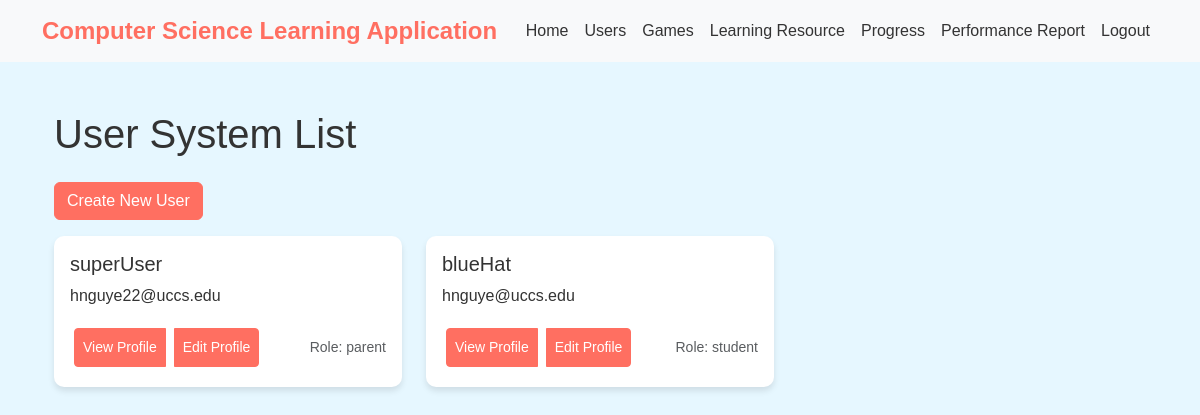
Before: /users/ (signed in) with the older database file.
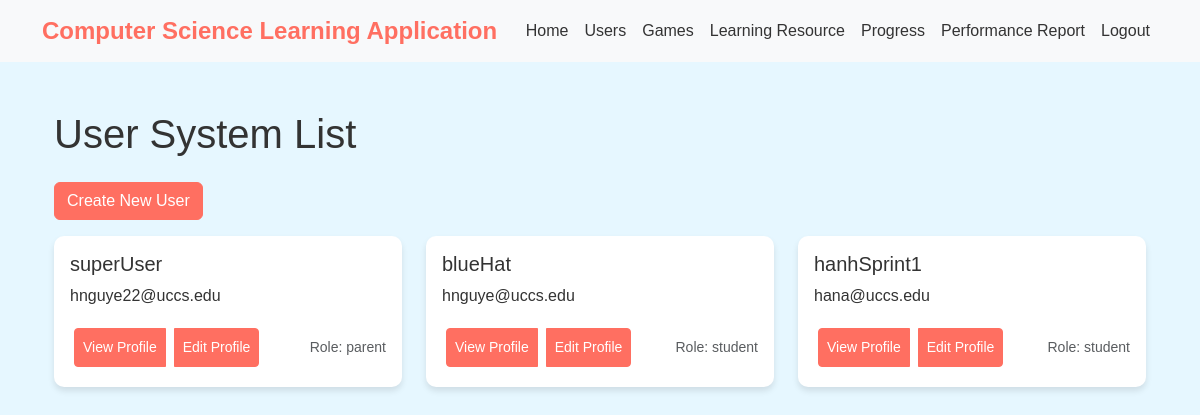
After: the same page with the newer database file.
### computer_science_learning_app/models.py (models this page shows, shortened)
class Usersys(AbstractBaseUser):
    UserID = models.AutoField(primary_key=True)
    Username = models.CharField(max_length=100, unique=True)
    Email = models.EmailField(unique=True)
    Role_choices = [
        ("student", "Student"),
        ("parent", "Parent"),
        ("teacher", "Teacher"),
    ]
    Role = models.CharField(max_length=20, choices=Role_choices, default='student')
    is_staff = models.BooleanField(default=False)
    objects = UsersysManager()
    USERNAME_FIELD = 'Username'
    REQUIRED_FIELDS = ['username']

### computer_science_learning_app/views.py (the view)
# urls.py: path('users/', UsersysListView.as_view(), name='usersys_list'),
class UsersysListView(LoginRequiredMixin, ListView):
    template_name = "usersys_list.html"
    queryset = Usersys.objects.all()
    context_object_name = "users"

### computer_science_learning_app/templates/usersys_list.html (shortened to what this page needs)
{% extends "base_template.html" %}
{% block content %}
<div class="container mt-5">
    <h1 class="mb-4">User System List</h1>
    <div class="d-flex justify-content-between mb-3">
        <a href="{% url 'usersys_create' %}" class="btn btn-primary">Create New User</a>
    </div>
    <div class="row">
        {% for user in users %}
        <div class="col-md-4 mb-4">
            <div class="card h-100">
                <div class="card-body">
                    <h5 class="card-title">{{ user.Username }}</h5>
                    <p class="card-text">{{ user.Email }}</p>
                    <div class="d-flex justify-content-between align-items-center">
                        <div class="btn-group">
                            <a href="{% url 'usersys_detail' pk=user.UserID %}"
                                class="p-2 m-1 btn btn-sm btn-primary">View
                                Profile</a>
                            <a href="{% url 'usersys_edit' pk=user.UserID %}"
                                class="p-2 m-1 btn btn-sm btn-primary">Edit
                                Profile</a>
                        </div>
                        <small class="text-muted">Role: {{ user.Role }}</small>
                    </div>
                </div>
            </div>
        </div>
        {% endfor %}
    </div>
</div>
{% endblock %}

Changed rows visible on the page:
added Usersys: Username "hanhSprint1", Email "hana@uccs.edu", Role "student"
